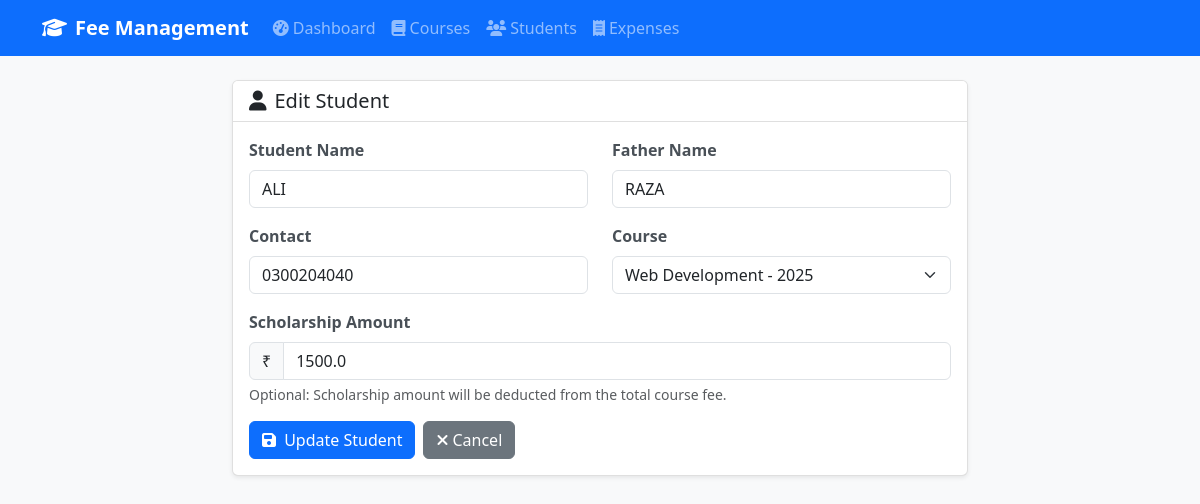
/students/edit/1, run on the app's committed database.
### models.py (models this page shows, shortened)
class Student(db.Model):
    id = db.Column(db.Integer, primary_key=True)
    name = db.Column(db.String(100), nullable=False)
    father_name = db.Column(db.String(100), nullable=False)
    contact = db.Column(db.String(20), nullable=False)
    course_id = db.Column(db.Integer, db.ForeignKey('course.id'), nullable=False)
    scholarship = db.Column(db.Float, default=0.0)
    is_archived = db.Column(db.Boolean, default=False)
    archived_at = db.Column(db.DateTime)
    created_at = db.Column(db.DateTime, default=datetime.utcnow)
    payments = db.relationship('Payment', backref='student', lazy=True, cascade='all, delete-orphan')
    refunds = db.relationship('Refund', backref='student', lazy=True, cascade='all, delete-orphan')

### blueprints/students.py (the view, shortened to what this page needs)
@students_bp.route('/edit/<int:id>', methods=['GET', 'POST'])
def edit(id):
    student = Student.query.get_or_404(id)
    form = StudentForm(obj=student)
    return render_template('students/form.html', form=form, title='Edit Student', student=student)

### forms.py
class StudentForm(FlaskForm):
    name = StringField('Student Name', validators=[DataRequired(), Length(min=2, max=100)])
    father_name = StringField('Father Name', validators=[DataRequired(), Length(min=2, max=100)])
    contact = StringField('Contact', validators=[DataRequired(), Length(min=10, max=20)])
    course_id = SelectField('Course', coerce=int, validators=[DataRequired()])
    scholarship = FloatField('Scholarship Amount', validators=[NumberRange(min=0)], default=0.0)
    def __init__(self, *args, **kwargs):
        super(StudentForm, self).__init__(*args, **kwargs)
        self.course_id.choices = [(c.id, f"{c.name} - {c.session}") for c in Course.query.all()]

### templates/students/form.html (shortened to what this page needs)
{% extends "base.html" %}
{% block content %}
<div class="row justify-content-center">
    <div class="col-md-8">
        <div class="card">
            <div class="card-header">
                <h5 class="mb-0">
                    <i class="fas fa-user me-2"></i>{{ title }}
                </h5>
            </div>
            <div class="card-body">
                <form method="POST">
                    <div class="row">
                        <div class="col-md-6">
                            <div class="mb-3">
                                {{ form.name.label(class="form-label") }}
                                {{ form.name(class="form-control" + (" is-invalid" if form.name.errors else "")) }}
                            </div>
                        </div>
                        <div class="col-md-6">
                            <div class="mb-3">
                                {{ form.father_name.label(class="form-label") }}
                                {{ form.father_name(class="form-control" + (" is-invalid" if form.father_name.errors else "")) }}
                            </div>
                        </div>
                    </div>
                    <div class="row">
                        <div class="col-md-6">
                            <div class="mb-3">
                                {{ form.contact.label(class="form-label") }}
                                {{ form.contact(class="form-control" + (" is-invalid" if form.contact.errors else "")) }}
                            </div>
                        </div>
                        <div class="col-md-6">
                            <div class="mb-3">
                                {{ form.course_id.label(class="form-label") }}
                                {{ form.course_id(class="form-select" + (" is-invalid" if form.course_id.errors else "")) }}
                            </div>
                        </div>
                    </div>
                    <div class="mb-3">
                        {{ form.scholarship.label(class="form-label") }}
                        <div class="input-group">
                            <span class="input-group-text">₹</span>
                            {{ form.scholarship(class="form-control" + (" is-invalid" if form.scholarship.errors else "")) }}
                        </div>
                        <div class="form-text">Optional: Scholarship amount will be deducted from the total course fee.</div>
                    </div>
                    <div class="d-flex gap-2">
                        <button type="submit" class="btn btn-primary">
                            <i class="fas fa-save me-1"></i>
                            {% if student %}Update{% else %}Add{% endif %} Student
                        </button>
                        <a href="{{ url_for('students.list') }}" class="btn btn-secondary">
                            <i class="fas fa-times me-1"></i>Cancel
                        </a>
                    </div>
                </form>
            </div>
        </div>
    </div>
</div>
{% endblock %}

### static/css/custom.css (style rules this page uses)
body { background-color: #f8f9fa; font-family: 'Segoe UI', Tahoma, Geneva, Verdana, sans-serif; }
.card { box-shadow: 0 0.125rem 0.25rem rgba(0, 0, 0, 0.075); border: 1px solid rgba(0, 0, 0, 0.125); margin-bottom: 1rem; }
.card-header { background-color: #fff; border-bottom: 1px solid rgba(0, 0, 0, 0.125); font-weight: 600; }
.form-label { font-weight: 600; color: #495057; }
.btn { font-weight: 500; }

### data on the page
Student: name "ALI", father_name "RAZA", contact "0300204040", course_id "Web Development - 2025", scholarship "1500.0"

### other printed values
{{ title }} "Edit Student"
